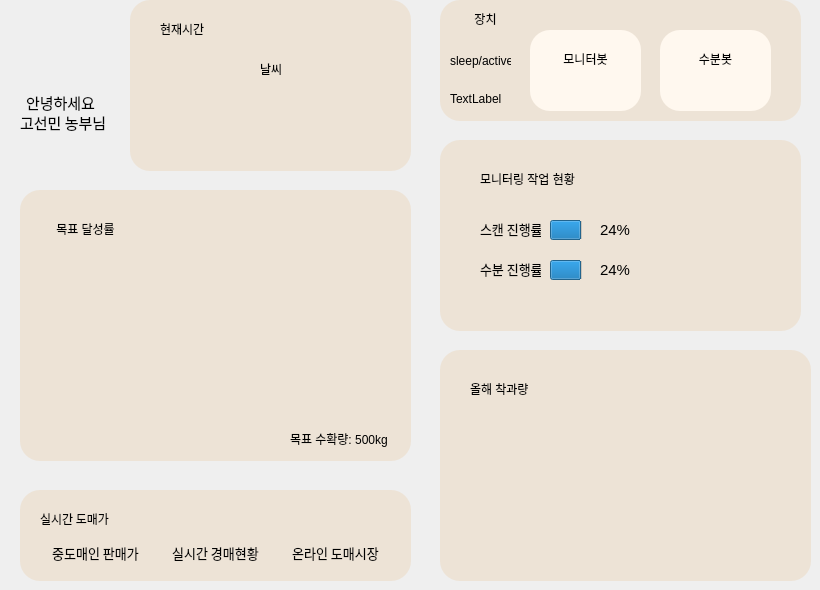
         <widget class="QWidget" name="mainboard_page">
          <widget class="QGroupBox" name="weather_groupbox">
           <property name="geometry">
            <rect>
             <x>130</x>
             <y>0</y>
             <width>281</width>
             <height>171</height>
            </rect>
           </property>
           <property name="styleSheet">
            <string notr="true">background-color: rgb(253, 241, 226);
background-color: rgb(237, 227, 214);


border-top-left-radius:20px;
border-top-right-radius:20px;
border-bottom-left-radius:20px;
border-bottom-right-radius:20px;</string>
           </property>
           <property name="title">
            <string/>
           </property>
           <widget class="QWidget" name="icon_widget" native="true">
            <property name="geometry">
             <rect>
              <x>20</x>
              <y>40</y>
              <width>101</width>
              <height>101</height>
             </rect>
            </property>
            <widget class="QLabel" name="weather_icon">
             <property name="geometry">
              <rect>
               <x>10</x>
               <y>10</y>
               <width>67</width>
               <height>61</height>
              </rect>
             </property>
             <property name="text">
              <string/>
             </property>
            </widget>
           </widget>
           <widget class="QWidget" name="text_widget" native="true">
            <property name="geometry">
             <rect>
              <x>120</x>
              <y>40</y>
              <width>141</width>
              <height>111</height>
             </rect>
            </property>
            <widget class="QLabel" name="weather_label">
             <property name="geometry">
              <rect>
               <x>10</x>
               <y>20</y>
               <width>141</width>
               <height>17</height>
              </rect>
             </property>
             <property name="styleSheet">
              <string notr="true">font: 11pt &quot;NanumSquareRound ExtraBold&quot;;
</string>
             </property>
             <property name="text">
              <string>날씨</string>
             </property>
            </widget>
           </widget>
           <widget class="QLabel" name="datetime">
            <property name="geometry">
             <rect>
              <x>30</x>
              <y>20</y>
              <width>231</width>
              <height>17</height>
             </rect>
            </property>
            <property name="styleSheet">
             <string notr="true">font: 11pt &quot;NanumSquareRound ExtraBold&quot;;
</string>
            </property>
            <property name="text">
             <string>현재시간</string>
            </property>
           </widget>
          </widget>
          <widget class="QGroupBox" name="control_groupbox">
           <property name="geometry">
            <rect>
             <x>440</x>
             <y>0</y>
             <width>361</width>
             <height>121</height>
            </rect>
           </property>
           <property name="layoutDirection">
            <enum>Qt::LeftToRight</enum>
           </property>
           <property name="styleSheet">
            <string notr="true">background-color: rgb(253, 241, 226);
background-color: rgb(237, 227, 214);

border-top-left-radius:20px;
border-top-right-radius:20px;
border-bottom-left-radius:20px;
border-bottom-right-radius:20px;</string>
           </property>
           <property name="title">
            <string/>
           </property>
           <widget class="QLabel" name="control_label_4">
            <property name="geometry">
             <rect>
              <x>20</x>
              <y>10</y>
              <width>51</width>
              <height>17</height>
             </rect>
            </property>
            <property name="font">
             <font>
              <family>NanumSquareRound</family>
             </font>
            </property>
            <property name="layoutDirection">
             <enum>Qt::LeftToRight</enum>
            </property>
            <property name="text">
             <string>장치</string>
            </property>
            <property name="alignment">
             <set>Qt::AlignCenter</set>
            </property>
           </widget>
           <widget class="QGroupBox" name="control_groupbox_2">
            <property name="geometry">
             <rect>
              <x>90</x>
              <y>30</y>
              <width>111</width>
              <height>81</height>
             </rect>
            </property>
            <property name="layoutDirection">
             <enum>Qt::LeftToRight</enum>
            </property>
            <property name="styleSheet">
             <string notr="true">background-color: rgb(255, 248, 239);

border-top-left-radius:20px;
border-top-right-radius:20px;
border-bottom-left-radius:20px;
border-bottom-right-radius:20px;</string>
            </property>
            <property name="title">
             <string/>
            </property>
            <widget class="QLabel" name="monibot_toggle">
             <property name="geometry">
              <rect>
               <x>20</x>
               <y>50</y>
               <width>67</width>
               <height>17</height>
              </rect>
             </property>
             <property name="text">
              <string/>
             </property>
            </widget>
            <widget class="QLabel" name="control_label">
             <property name="geometry">
              <rect>
               <x>10</x>
               <y>20</y>
               <width>91</width>
               <height>17</height>
              </rect>
             </property>
             <property name="font">
              <font>
               <family>NanumSquareRound</family>
              </font>
             </property>
             <property name="layoutDirection">
              <enum>Qt::LeftToRight</enum>
             </property>
             <property name="text">
              <string>모니터봇</string>
             </property>
             <property name="alignment">
              <set>Qt::AlignCenter</set>
             </property>
            </widget>
           </widget>
           <widget class="QGroupBox" name="control_groupbox_3">
            <property name="geometry">
             <rect>
              <x>220</x>
              <y>30</y>
              <width>111</width>
              <height>81</height>
             </rect>
            </property>
            <property name="layoutDirection">
             <enum>Qt::LeftToRight</enum>
            </property>
            <property name="styleSheet">
             <string notr="true">background-color: rgb(255, 248, 239);

border-top-left-radius:20px;
border-top-right-radius:20px;
border-bottom-left-radius:20px;
border-bottom-right-radius:20px;</string>
            </property>
            <property name="title">
             <string/>
            </property>
            <widget class="QLabel" name="pollibot_toggle">
             <property name="geometry">
              <rect>
               <x>20</x>
               <y>50</y>
               <width>67</width>
               <height>17</height>
              </rect>
             </property>
             <property name="text">
              <string/>
             </property>
            </widget>
            <widget class="QLabel" name="control_label_3">
             <property name="geometry">
              <rect>
               <x>30</x>
               <y>20</y>
               <width>51</width>
               <height>17</height>
              </rect>
             </property>
             <property name="font">
              <font>
               <family>NanumSquareRound</family>
              </font>
             </property>
             <property name="layoutDirection">
              <enum>Qt::LeftToRight</enum>
             </property>
             <property name="text">
              <string>수분봇</string>
             </property>
             <property name="alignment">
              <set>Qt::AlignCenter</set>
             </property>
            </widget>
           </widget>
           <widget class="QLabel" name="home_monibot_state_label">
            <property name="geometry">
             <rect>
              <x>10</x>
              <y>50</y>
              <width>61</width>
              <height>21</height>
             </rect>
            </property>
            <property name="text">
             <string>sleep/active</string>
            </property>
           </widget>
           <widget class="QLabel" name="home_pollibot_state_label">
            <property name="geometry">
             <rect>
              <x>10</x>
              <y>90</y>
              <width>67</width>
              <height>17</height>
             </rect>
            </property>
            <property name="text">
             <string>TextLabel</string>
            </property>
           </widget>
          </widget>
          <widget class="QGroupBox" name="prediction_groupbox">
           <property name="geometry">
            <rect>
             <x>20</x>
             <y>190</y>
             <width>391</width>
             <height>271</height>
            </rect>
           </property>
           <property name="styleSheet">
            <string notr="true">background-color: rgb(253, 241, 226);
background-color: rgb(237, 227, 214);


border-top-left-radius:20px;
border-top-right-radius:20px;
border-bottom-left-radius:20px;
border-bottom-right-radius:20px;</string>
           </property>
           <property name="title">
            <string/>
           </property>
           <widget class="QLabel" name="monitoring_label_5">
            <property name="geometry">
             <rect>
              <x>270</x>
              <y>240</y>
              <width>111</width>
              <height>17</height>
             </rect>
            </property>
            <property name="styleSheet">
             <string notr="true">font: 9pt &quot;NanumSquareRound ExtraBold&quot;;
</string>
            </property>
            <property name="text">
             <string>목표 수확량: 500kg</string>
            </property>
           </widget>
           <widget class="QGroupBox" name="piechart_groupbox">
            <property name="geometry">
             <rect>
              <x>10</x>
              <y>50</y>
              <width>371</width>
              <height>181</height>
             </rect>
            </property>
            <property name="styleSheet">
             <string notr="true">background-color: rgb(253, 241, 226);
background-color: rgb(237, 227, 214);


border-top-left-radius:20px;
border-top-right-radius:20px;
border-bottom-left-radius:20px;
border-bottom-right-radius:20px;</string>
            </property>
            <property name="title">
             <string/>
            </property>
           </widget>
           <widget class="QLabel" name="pie_label">
            <property name="geometry">
             <rect>
              <x>20</x>
              <y>30</y>
              <width>91</width>
              <height>17</height>
             </rect>
            </property>
            <property name="styleSheet">
             <string notr="true">font: 11pt &quot;NanumSquareRound ExtraBold&quot;;
</string>
            </property>
            <property name="text">
             <string>목표 달성률</string>
            </property>
            <property name="alignment">
             <set>Qt::AlignCenter</set>
            </property>
           </widget>
          </widget>
          <widget class="QGroupBox" name="fruitset_groupbox">
           <property name="geometry">
            <rect>
             <x>440</x>
             <y>350</y>
             <width>371</width>
             <height>231</height>
            </rect>
           </property>
           <property name="styleSheet">
            <string notr="true">background-color: rgb(253, 241, 226);
background-color: rgb(237, 227, 214);


border-top-left-radius:20px;
border-top-right-radius:20px;
border-bottom-left-radius:20px;
border-bottom-right-radius:20px;</string>
           </property>
           <property name="title">
            <string/>
           </property>
           <widget class="QLabel" name="monitoring_label_3">
            <property name="geometry">
             <rect>
              <x>30</x>
              <y>30</y>
              <width>141</width>
              <height>17</height>
             </rect>
            </property>
            <property name="styleSheet">
             <string notr="true">font: 11pt &quot;NanumSquareRound ExtraBold&quot;;
</string>
            </property>
            <property name="text">
             <string>올해 착과량</string>
            </property>
           </widget>
           <widget class="QGroupBox" name="linechart_area">
            <property name="geometry">
             <rect>
              <x>10</x>
              <y>50</y>
              <width>351</width>
              <height>171</height>
             </rect>
            </property>
            <property name="title">
             <string/>
            </property>
           </widget>
          </widget>
          <widget class="QGroupBox" name="monitor_groupbox">
           <property name="geometry">
            <rect>
             <x>440</x>
             <y>140</y>
             <width>361</width>
             <height>191</height>
            </rect>
           </property>
           <property name="styleSheet">
            <string notr="true">background-color: rgb(253, 241, 226);
background-color: rgb(237, 227, 214);


border-top-left-radius:20px;
border-top-right-radius:20px;
border-bottom-left-radius:20px;
border-bottom-right-radius:20px;</string>
           </property>
           <property name="title">
            <string/>
           </property>
           <widget class="QLabel" name="monitoring_label_7">
            <property name="geometry">
             <rect>
              <x>40</x>
              <y>30</y>
              <width>141</width>
              <height>17</height>
             </rect>
            </property>
            <property name="styleSheet">
             <string notr="true">font: 11pt &quot;NanumSquareRound ExtraBold&quot;;
</string>
            </property>
            <property name="text">
             <string>모니터링 작업 현황</string>
            </property>
           </widget>
           <widget class="QGroupBox" name="progress">
            <property name="geometry">
             <rect>
              <x>30</x>
              <y>70</y>
              <width>221</width>
              <height>41</height>
             </rect>
            </property>
            <property name="styleSheet">
             <string notr="true">background-color: rgb(255, 248, 239);
background-color: rgb(237, 227, 214);

border-radius: 10px;</string>
            </property>
            <property name="title">
             <string/>
            </property>
            <widget class="QProgressBar" name="scanprogressBar">
             <property name="geometry">
              <rect>
               <x>80</x>
               <y>10</y>
               <width>131</width>
               <height>20</height>
              </rect>
             </property>
             <property name="font">
              <font>
               <family>Ubuntu</family>
               <pointsize>11</pointsize>
               <weight>50</weight>
               <italic>false</italic>
               <bold>false</bold>
              </font>
             </property>
             <property name="autoFillBackground">
              <bool>false</bool>
             </property>
             <property name="styleSheet">
              <string notr="true">font: 11pt &quot;Ubuntu&quot;;
</string>
             </property>
             <property name="value">
              <number>24</number>
             </property>
             <property name="alignment">
              <set>Qt::AlignCenter</set>
             </property>
             <property name="textVisible">
              <bool>true</bool>
             </property>
             <property name="invertedAppearance">
              <bool>false</bool>
             </property>
             <property name="textDirection">
              <enum>QProgressBar::TopToBottom</enum>
             </property>
            </widget>
            <widget class="QLabel" name="scanratelabel">
             <property name="geometry">
              <rect>
               <x>10</x>
               <y>10</y>
               <width>61</width>
               <height>17</height>
              </rect>
             </property>
             <property name="font">
              <font>
               <family>NanumSquareRound</family>
               <pointsize>10</pointsize>
              </font>
             </property>
             <property name="text">
              <string>스캔 진행률</string>
             </property>
            </widget>
           </widget>
           <widget class="QGroupBox" name="progress_2">
            <property name="geometry">
             <rect>
              <x>30</x>
              <y>110</y>
              <width>221</width>
              <height>41</height>
             </rect>
            </property>
            <property name="styleSheet">
             <string notr="true">background-color: rgb(255, 248, 239);
background-color: rgb(237, 227, 214);

border-radius: 10px;</string>
            </property>
            <property name="title">
             <string/>
            </property>
            <widget class="QProgressBar" name="polliprogressbar">
             <property name="geometry">
              <rect>
               <x>80</x>
               <y>10</y>
               <width>131</width>
               <height>20</height>
              </rect>
             </property>
             <property name="font">
              <font>
               <family>Ubuntu</family>
               <pointsize>11</pointsize>
               <weight>50</weight>
               <italic>false</italic>
               <bold>false</bold>
              </font>
             </property>
             <property name="autoFillBackground">
              <bool>false</bool>
             </property>
             <property name="styleSheet">
              <string notr="true">font: 11pt &quot;Ubuntu&quot;;
</string>
             </property>
             <property name="value">
              <number>24</number>
             </property>
             <property name="alignment">
              <set>Qt::AlignCenter</set>
             </property>
             <property name="textVisible">
              <bool>true</bool>
             </property>
             <property name="invertedAppearance">
              <bool>false</bool>
             </property>
             <property name="textDirection">
              <enum>QProgressBar::TopToBottom</enum>
             </property>
            </widget>
            <widget class="QLabel" name="pollirate_label">
             <property name="geometry">
              <rect>
               <x>10</x>
               <y>10</y>
               <width>61</width>
               <height>17</height>
              </rect>
             </property>
             <property name="font">
              <font>
               <family>NanumSquareRound</family>
               <pointsize>10</pointsize>
              </font>
             </property>
             <property name="text">
              <string>수분 진행률</string>
             </property>
            </widget>
           </widget>
           <widget class="QPushButton" name="robotControl_btn">
            <property name="geometry">
             <rect>
              <x>260</x>
              <y>70</y>
              <width>61</width>
              <height>61</height>
             </rect>
            </property>
            <property name="styleSheet">
             <string notr="true">border-radius: 10px;
background-color: rgba(191, 64, 64, 0);</string>
            </property>
            <property name="text">
             <string/>
            </property>
            <property name="icon">
             <iconset resource="../../../../dev_ws/git_ws/deeplearning-repo-2/GUI/resources.qrc">
              <normaloff>:/icons/cli-map-brown.png</normaloff>:/icons/cli-map-brown.png</iconset>
            </property>
            <property name="iconSize">
             <size>
              <width>50</width>
              <height>50</height>
             </size>
            </property>
           </widget>
          </widget>
          <widget class="QGroupBox" name="salesprice_groupbox">
           <property name="geometry">
            <rect>
             <x>20</x>
             <y>490</y>
             <width>391</width>
             <height>91</height>
            </rect>
           </property>
           <property name="styleSheet">
            <string notr="true">background-color: rgb(237, 227, 214);
border-top-left-radius:20px;
border-top-right-radius:20px;
border-bottom-left-radius:20px;
border-bottom-right-radius:20px;</string>
           </property>
           <property name="title">
            <string/>
           </property>
           <widget class="QLabel" name="control_label_2">
            <property name="geometry">
             <rect>
              <x>20</x>
              <y>20</y>
              <width>121</width>
              <height>17</height>
             </rect>
            </property>
            <property name="font">
             <font>
              <family>NanumSquareRound</family>
             </font>
            </property>
            <property name="text">
             <string>실시간 도매가</string>
            </property>
           </widget>
           <widget class="QPushButton" name="auction_status_btn">
            <property name="geometry">
             <rect>
              <x>140</x>
              <y>50</y>
              <width>111</width>
              <height>25</height>
             </rect>
            </property>
            <property name="font">
             <font>
              <family>NanumSquareRound</family>
              <pointsize>10</pointsize>
              <weight>50</weight>
              <italic>false</italic>
              <bold>false</bold>
             </font>
            </property>
            <property name="styleSheet">
             <string notr="true">background-color: rgb(167, 153, 139);
color: rgb(255, 255, 255);
font: 10pt &quot;NanumSquareRound&quot;;

QPushButton::hover {
	background-color : rgb(148, 135, 123);
}</string>
            </property>
            <property name="text">
             <string>실시간 경매현황</string>
            </property>
           </widget>
           <widget class="QPushButton" name="wholesaler_price_btn">
            <property name="geometry">
             <rect>
              <x>20</x>
              <y>50</y>
              <width>111</width>
              <height>25</height>
             </rect>
            </property>
            <property name="font">
             <font>
              <family>NanumSquareRound</family>
              <pointsize>10</pointsize>
              <weight>50</weight>
              <italic>false</italic>
              <bold>false</bold>
             </font>
            </property>
            <property name="styleSheet">
             <string notr="true">background-color: rgb(167, 153, 139);
color: rgb(255, 255, 255);
font: 10pt &quot;NanumSquareRound&quot;;

QPushButton::hover {
	background-color : rgb(148, 135, 123);
}</string>
            </property>
            <property name="text">
             <string>중도매인 판매가</string>
            </property>
            <property name="checkable">
             <bool>false</bool>
            </property>
           </widget>
           <widget class="QPushButton" name="online_market_btn">
            <property name="geometry">
             <rect>
              <x>260</x>
              <y>50</y>
              <width>111</width>
              <height>25</height>
             </rect>
            </property>
            <property name="font">
             <font>
              <family>NanumSquareRound</family>
              <pointsize>10</pointsize>
              <weight>50</weight>
              <italic>false</italic>
              <bold>false</bold>
             </font>
            </property>
            <property name="styleSheet">
             <string notr="true">background-color: rgb(167, 153, 139);
color: rgb(255, 255, 255);
font: 10pt &quot;NanumSquareRound&quot;;

QPushButton::hover {
	background-color : rgb(148, 135, 123);
}</string>
            </property>
            <property name="text">
             <string>온라인 도매시장</string>
            </property>
           </widget>
          </widget>
          <widget class="QGroupBox" name="groupBox_4">
           <property name="geometry">
            <rect>
             <x>10</x>
             <y>0</y>
             <width>111</width>
             <height>161</height>
            </rect>
           </property>
           <property name="styleSheet">
            <string notr="true">border: none;</string>
           </property>
           <property name="title">
            <string/>
           </property>
           <widget class="QLabel" name="label">
            <property name="geometry">
             <rect>
              <x>10</x>
              <y>90</y>
              <width>81</width>
              <height>25</height>
             </rect>
            </property>
            <property name="font">
             <font>
              <family>NanumSquareRound</family>
              <pointsize>11</pointsize>
              <weight>50</weight>
              <italic>false</italic>
              <bold>false</bold>
             </font>
            </property>
            <property name="styleSheet">
             <string notr="true"/>
            </property>
            <property name="text">
             <string>안녕하세요</string>
            </property>
            <property name="alignment">
             <set>Qt::AlignCenter</set>
            </property>
           </widget>
           <widget class="QLabel" name="label_2">
            <property name="geometry">
             <rect>
              <x>10</x>
              <y>110</y>
              <width>91</width>
              <height>25</height>
             </rect>
            </property>
            <property name="font">
             <font>
              <family>NanumSquareRound</family>
              <pointsize>11</pointsize>
              <weight>50</weight>
              <italic>false</italic>
              <bold>false</bold>
             </font>
            </property>
            <property name="styleSheet">
             <string notr="true"/>
            </property>
            <property name="text">
             <string>고선민 농부님</string>
            </property>
           </widget>
           <widget class="QPushButton" name="pushButton">
            <property name="geometry">
             <rect>
              <x>20</x>
              <y>20</y>
              <width>71</width>
              <height>61</height>
             </rect>
            </property>
            <property name="styleSheet">
             <string notr="true">border: none;</string>
            </property>
            <property name="text">
             <string/>
            </property>
            <property name="icon">
             <iconset resource="../../../../dev_ws/git_ws/deeplearning-repo-2/GUI/resources.qrc">
              <normaloff>:/icons/user-profile.png</normaloff>:/icons/user-profile.png</iconset>
            </property>
            <property name="iconSize">
             <size>
              <width>60</width>
              <height>60</height>
             </size>
            </property>
           </widget>
          </widget>
         </widget>
